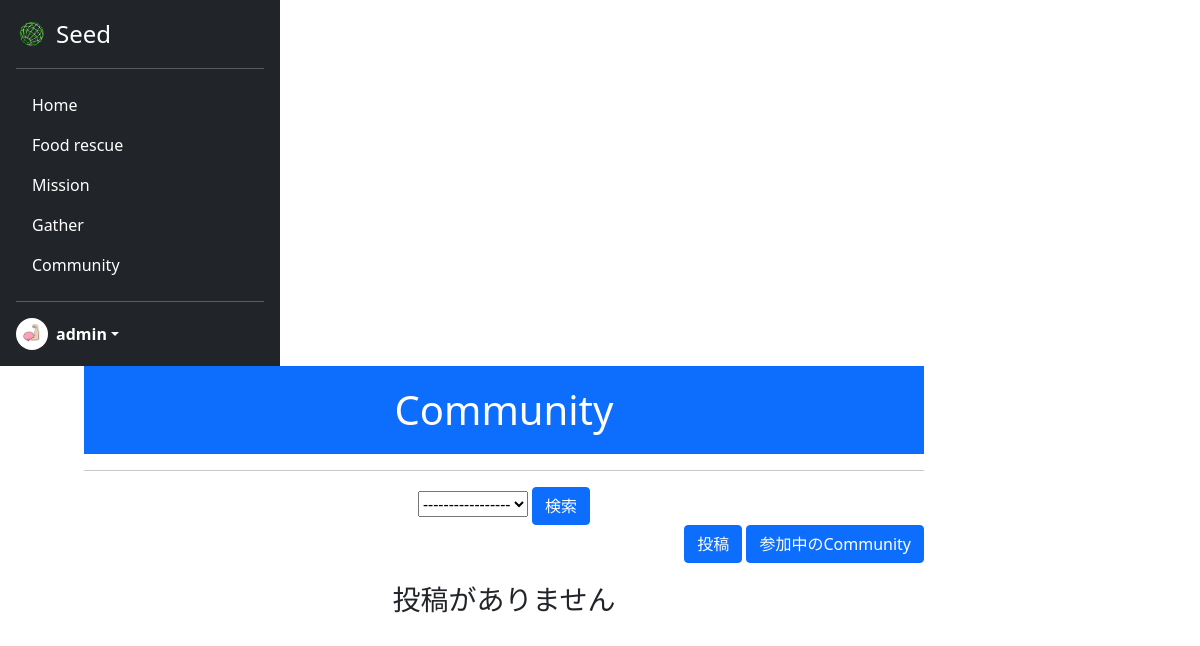
Before: /community/ (signed in) with the older database file.
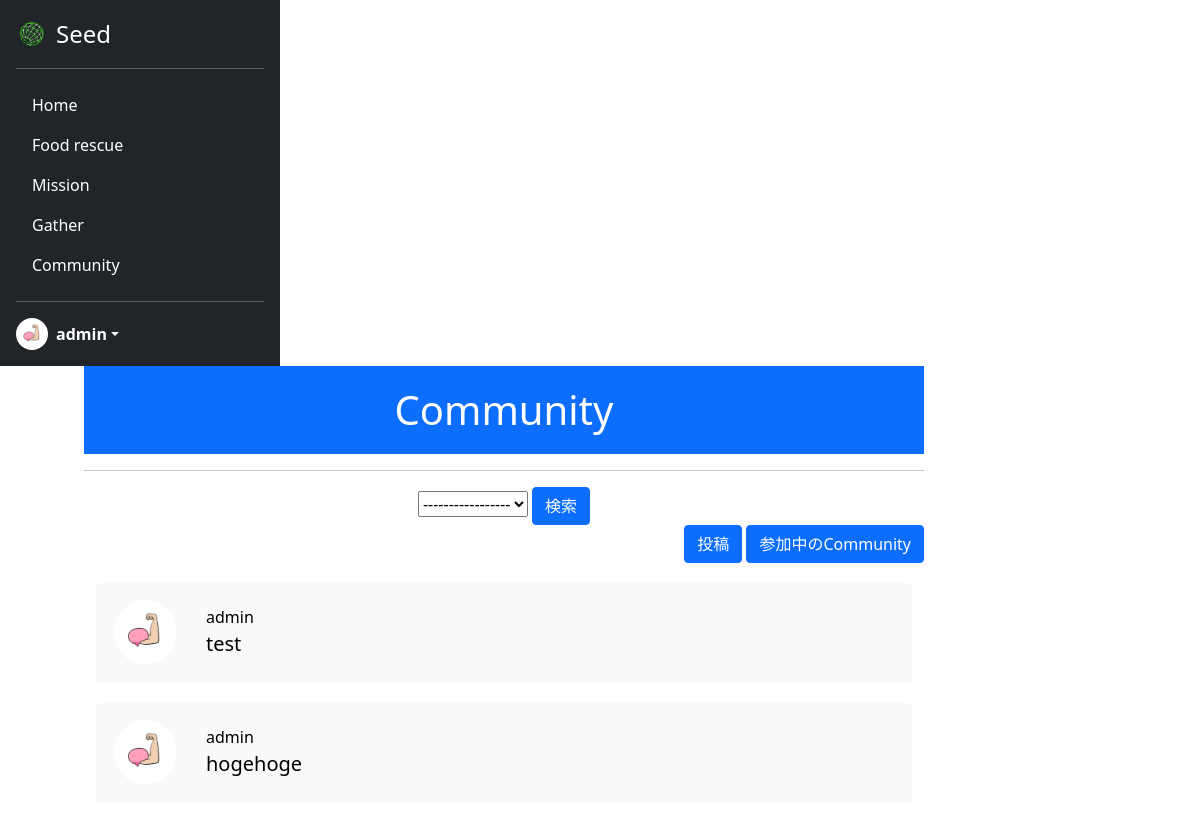
After: the same page with the newer database file.
### acount/models.py (models this page shows)
class CustomUser(AbstractUser):
    is_general = models.BooleanField(null=True ,default=True)
    is_active = models.BooleanField(null=True ,default=False)
    mission_point = models.IntegerField(null=False ,default=0)
    profile_pic = models.ImageField(upload_to='profile_pics', blank=True)

### seed/models.py (models this page shows)
class Community(models.Model):
    user = models.ForeignKey(CustomUser, verbose_name='ユーザー', on_delete=models.CASCADE)
    genre = models.ForeignKey(CommunityGenre, verbose_name='Community ジャンル', on_delete=models.CASCADE)
    title = models.CharField(verbose_name='Community タイトル', max_length=70)
    posted_at = models.DateTimeField(verbose_name='投稿日時', auto_now_add=True)
    best_answer = models.BooleanField(verbose_name='ベストアンサー', default=False)

### seed/views.py (the view)
# urls.py: path('community/', views.CommunityView.as_view(), name='community'),
class CommunityView(ListView):
    template_name = 'community.html'
    model = Community
    context_object_name = 'community_list'
    def get_queryset(self):
        return Community.objects.order_by('-posted_at')
    def get_context_data(self, **kwargs: Any):
        context = super().get_context_data(**kwargs)
        genre = CommunityGenre.objects.all()
        context['genre_list'] = genre
        return context

### seed/templates/community.html (shortened to what this page needs)
{% extends 'mypagebase.html' %}
{% load static %}
{% block content %}
<div class="text-center">
    <h1 class="title" style="background-color:#0d6efd; color:white;">Community</h1>
    <hr>
    <div>
        <div>
            <form method="POST">
                <select name="genre">
                    <option value selected>-----------------</option>
                </select>
                <input type="submit" value="検索" class="btn btn-primary">
            </form>
        </div>
        <div class="text-end" style="margin-bottom:20px;">
            <a class="btn btn-primary" href="{% url 'seed:communitypost' %}">投稿</a>
            <a class="btn btn-primary" href="{% url 'seed:community_joined' %}">参加中のCommunity</a>
        </div>
    </div>
    <div class="container">
        <div style="height: 650px; width:100%; overflow-y: scroll;">
            {% if community_list %}
                {% for community in community_list %}
                <a href="{% url 'seed:community_detail' community.id %}" style="text-decoration: none; color:black;">
                    <div class="bg-light p-3 rounded" style="height:100px; margin-bottom:20px;">
                        <table style="margin:auto;">
                            <tr>
                                <td  rowspan="2">
                                    <img src="{{ community.user.profile_pic.url}}" width="64" height="64" class="rounded-circle me-2">
                                </td>
                            </tr>
                            <tr>
                                <td width="100%" class="text-start" style="padding-left:20px">
                                    {{community.user.username}}<br>
                                    <span class="fs-5">{{community.title}}</span>
                                </td>
                            </tr>
                        </table>
                    </div>
                </a>
                {% endfor %}
            {% else %}
                <h3>投稿がありません</h3>
            {% endif %}
        </div>
    </div>
</div>
{% endblock %}

### seed/templates/mypagebase.html (shortened to what this page needs)
{% load static %}
<!DOCTYPE html>
<html lang="ja">
<head>
    <link href="https://cdn.jsdelivr.net/npm/bootstrap@5.0.2/dist/css/bootstrap.min.css" rel="stylesheet"
>
    <link rel="stylesheet" type="text/css" href="{% static 'css/style.css' %}">
</head>
<body class="mypage">
    {% if user.is_authenticated %}
    <main style="height:100vh;">
        <div style="display: flex; flex-wrap: wrap; height:100%;">
            <div>
                <div class="d-flex flex-column p-3 text-white bg-dark h-100" style="width: 280px; height:100%;">
                    <a href="{% url 'seed:mypage' %}"
                        class="d-flex align-items-center mb-3 mb-md-0 me-md-auto text-white text-decoration-none">
                        <img class="bi me-2" src="{% static 'assets/img/top/icon.png' %}" style="height:32px">
                        <span class="fs-4">Seed</span>
                    </a>
                    <hr>
                    <ul class="nav nav-pills flex-column mb-auto">
                        <li class="nav-item my-nav">
                            <a href="{% url 'seed:mypage' %}" class="nav-link text-white" aria-current="page">
                                Home
                            </a>
                        </li>
                        <li class="nav-item my-nav">
                            <a href="{% url 'seed:food_rescue' %}" class="nav-link text-white">
                                Food rescue
                            </a>
                        </li>
                        {% if user.is_general %}
                        <li class="nav-item my-nav">
                            <a href="{% url 'seed:mission' %}" class="nav-link text-white">
                                Mission
                            </a>
                        </li>
                        {% endif %}
                        <li class="nav-item my-nav">
                            <a href="{% url 'seed:gather' %}" class="nav-link text-white">
                                Gather
                            </a>
                        </li>
                        <li class="nav-item my-nav">
                            <a href="{% url 'seed:community' %}" class="nav-link text-white">
                                Community
                            </a>
                        </li>
                    </ul>
                    <hr>
                    <div class="dropdown">
                        <a href="#" class="d-flex align-items-center text-white text-decoration-none dropdown-toggle"
                            id="dropdownUser1" data-bs-toggle="dropdown" aria-expanded="false">
                            <img src="{{ user.profile_pic.url }}" alt="" width="32" height="32"
                                class="rounded-circle me-2">
                            <strong>{{ user.username }}</strong>
                        </a>
                    </div>
                </div>
            </div>
            <div style="width:70%; margin-left: 7%;">
                {% block content %}
                {% endblock %}
            </div>
        </div>
    </main>
    {% endif %}
</body>
</html>

### static/css/style.css (style rules this page uses)
.title { padding: 20px 0px 20px 0px; }

Changed rows visible on the page:
added Community: user.profile_pic (picture), user.username "admin", title "test"
added Community: user.profile_pic (picture), user.username "admin", title "hogehoge"
Other visible differences:
text no longer shown: "投稿がありません"
